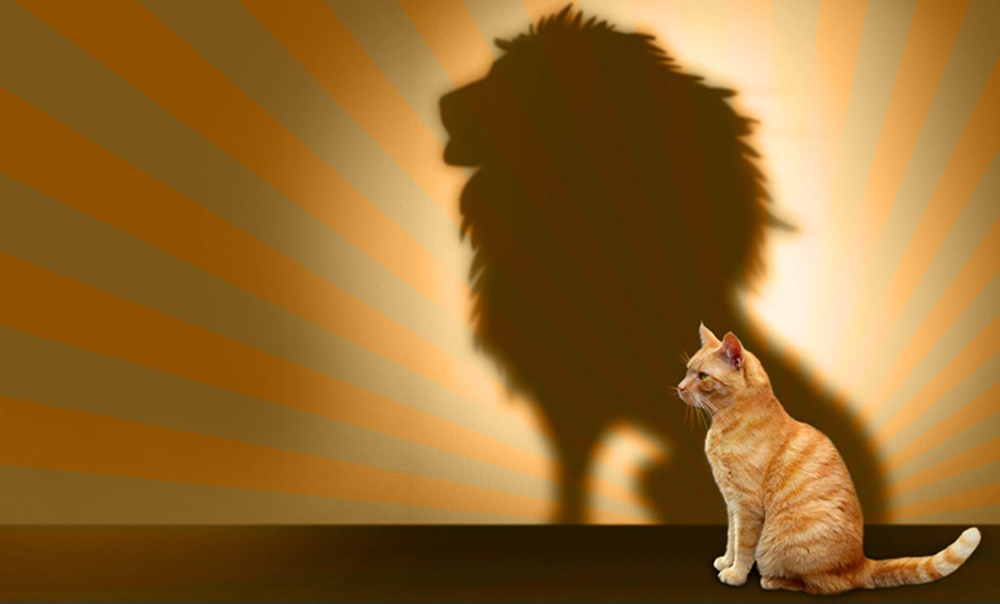
#> input picture bancoDados/exemplo.jpg, 1000 x 604 px, shrunk from 1920 x 1160 before the run, found by its file name
$ python 01-lendo-escrevendo-imagem.py
#> lines starting #> are read from the running program, lines starting #| are printed output that depends on the picture
# importa a biblioteca OpenCV
import cv2

# determina o local onde está salva a imagem
localImagem = 'bancoDados\exemplo.jpg'

# efetua a leitura da imagem
imagem = cv2.imread(localImagem)
#> imagem is the input picture: shape (604, 1000, 3); mean B, G, R 45.4, 105.6, 147.7

# converte o arquivo de imagem para outro formato
cv2.imwrite('exemplo.png', imagem)

# converte a imagem para escala de cinza
imagemCinza = cv2.imread(localImagem, cv2.IMREAD_GRAYSCALE)
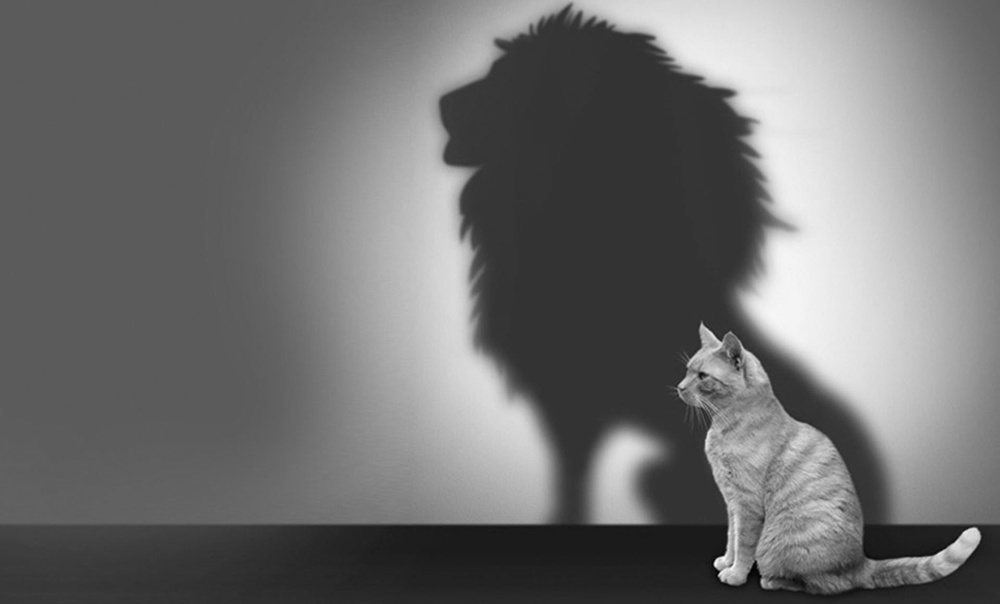
#> imagemCinza: shape (604, 1000); min 0, max 249, mean 111.4
cv2.imwrite('bancoDados\exemploCinza.png', imagemCinza)
